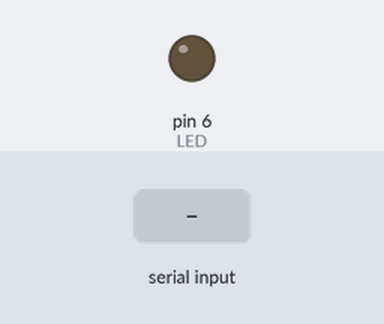
Simulated run of this sketch. Board: Arduino Uno, built with avr-gcc and run on an emulated ATmega328P. Parts: output pins drawn as LEDs (lit = HIGH). The test bench sets the inputs (shaded band). What the sketch prints to the serial monitor is not drawn.

Above: at 1.2 s.
1.3 s: "on\n" received over Serial
At 2.5 s:
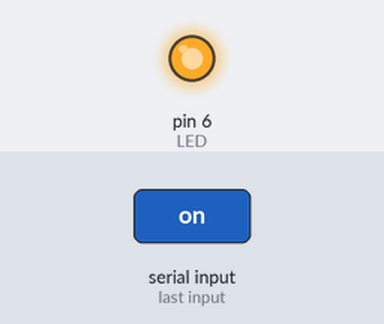
2.8 s: "off\n" received over Serial
At 3.9 s:
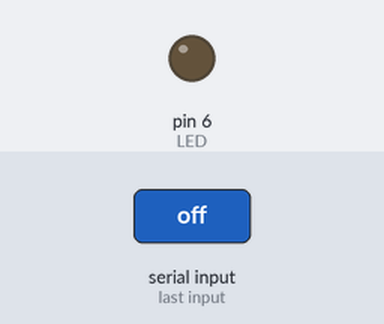
Timing chart, 0 to 5.8 s (numbered marks = the images above; inputs shaded):
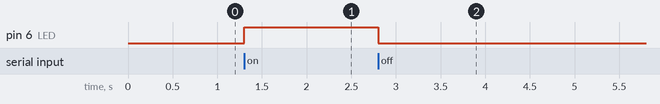

Measured:
- after the input at 1.3 s, pin 6 (LED): LOW → HIGH at once
- after the input at 2.8 s, pin 6 (LED): HIGH → LOW at once

The sketch:

ex09_03.ino
```cpp
// 문자열로 LED 점멸 제어 1

#define LED 6
String s;

void setup() {
  pinMode(LED, OUTPUT);
  Serial.begin(9600);
  Serial.println("Please enter <on> or <off>");
}

void loop() {
  if (Serial.available()) {
    char c = Serial.read();
    if (c == '\n') {
      if (s.equals("on")) {
        digitalWrite(LED, 1);
      }
      if (s.equals("off")) {
        digitalWrite(LED, 0);
      }
      s = "";
    } else {
      s += c;
    }
  }
}
```
